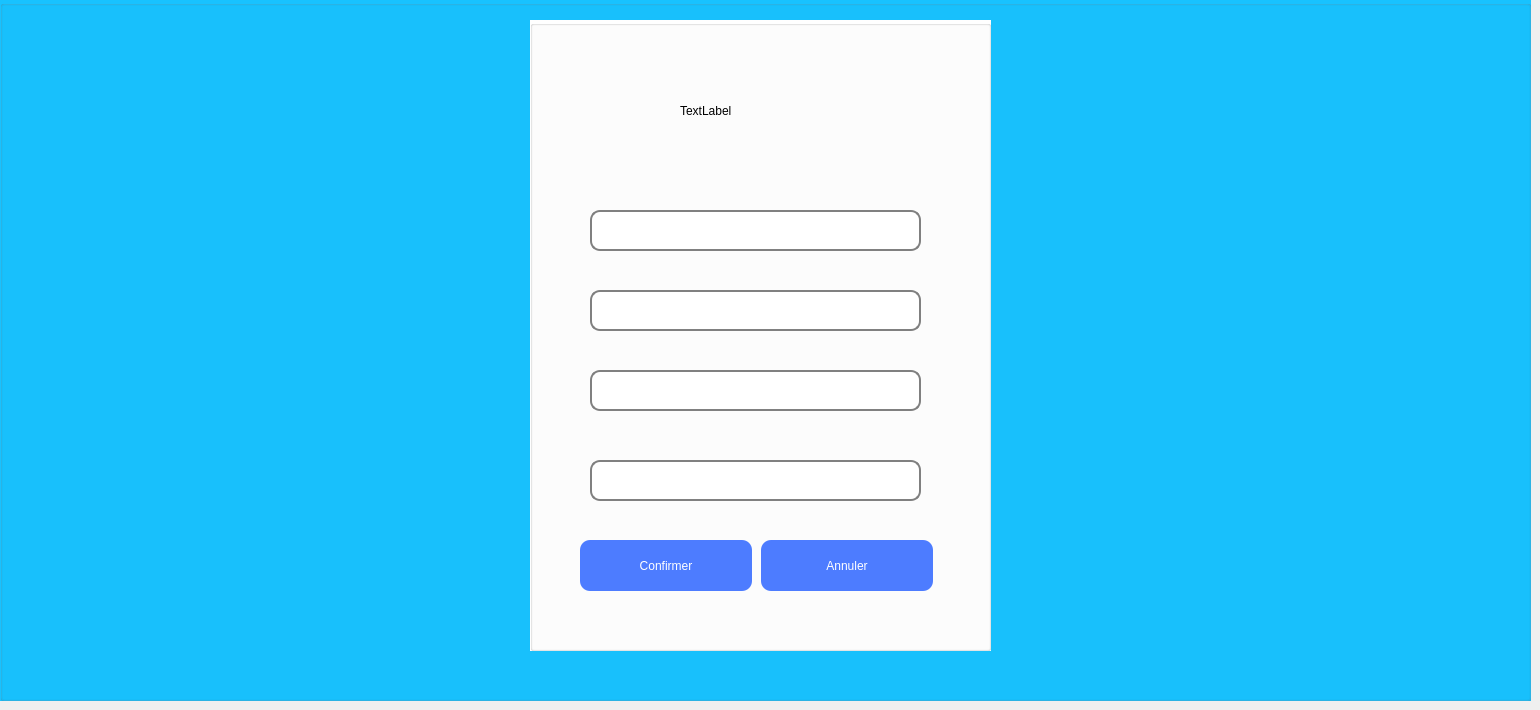
    <widget class="QWidget" name="page">
     <widget class="QGroupBox" name="groupBox_46">
      <property name="geometry">
       <rect>
        <x>0</x>
        <y>0</y>
        <width>1531</width>
        <height>701</height>
       </rect>
      </property>
      <property name="styleSheet">
       <string notr="true">QGroupBox
{
	background-color: rgba(24, 194, 255);
}</string>
      </property>
      <property name="title">
       <string/>
      </property>
      <widget class="QGroupBox" name="groupBox_57">
       <property name="geometry">
        <rect>
         <x>530</x>
         <y>20</y>
         <width>461</width>
         <height>631</height>
        </rect>
       </property>
       <property name="styleSheet">
        <string notr="true">QGroupBox{
background-color: rgb(255, 255, 255);
}
QLineEdit {
    border: 2px solid gray;
    border-radius: 10px;
    padding: 0 8px;
    background: white;
    selection-background-color: darkgray;
}
</string>
       </property>
       <property name="title">
        <string/>
       </property>
       <widget class="QLineEdit" name="old_password">
        <property name="geometry">
         <rect>
          <x>60</x>
          <y>270</y>
          <width>331</width>
          <height>41</height>
         </rect>
        </property>
        <property name="styleSheet">
         <string notr="true"/>
        </property>
        <property name="text">
         <string/>
        </property>
        <property name="echoMode">
         <enum>QLineEdit::Password</enum>
        </property>
       </widget>
       <widget class="QLineEdit" name="new_password">
        <property name="geometry">
         <rect>
          <x>60</x>
          <y>350</y>
          <width>331</width>
          <height>41</height>
         </rect>
        </property>
        <property name="text">
         <string/>
        </property>
        <property name="echoMode">
         <enum>QLineEdit::Password</enum>
        </property>
       </widget>
       <widget class="QPushButton" name="confirm_password">
        <property name="geometry">
         <rect>
          <x>50</x>
          <y>520</y>
          <width>172</width>
          <height>51</height>
         </rect>
        </property>
        <property name="styleSheet">
         <string notr="true">QPushButton {
    color: rgb(255, 255, 255);
  background-color: #4d7cff;
    border-style: outset;
    border-width: 0px;
    border-radius: 10px;
    border-color: beige;
    min-width: 10em;
    padding: 6px;
}
QPushButton:hover {
	color: rgb(255, 255, 255);
    background-color: rgb(70, 70, 70);
    border-style: inset;
}
QPushButton:pressed {
    background-color: rgb(43, 163, 255);
    border-style: inset;
}</string>
        </property>
        <property name="text">
         <string>Confirmer</string>
        </property>
       </widget>
       <widget class="QLineEdit" name="new_password_2">
        <property name="geometry">
         <rect>
          <x>60</x>
          <y>440</y>
          <width>331</width>
          <height>41</height>
         </rect>
        </property>
        <property name="text">
         <string/>
        </property>
        <property name="echoMode">
         <enum>QLineEdit::Password</enum>
        </property>
       </widget>
       <widget class="QLineEdit" name="confirm_email">
        <property name="geometry">
         <rect>
          <x>60</x>
          <y>190</y>
          <width>331</width>
          <height>41</height>
         </rect>
        </property>
        <property name="styleSheet">
         <string notr="true"/>
        </property>
        <property name="text">
         <string/>
        </property>
       </widget>
       <widget class="QPushButton" name="annuler_pass">
        <property name="geometry">
         <rect>
          <x>231</x>
          <y>520</y>
          <width>172</width>
          <height>51</height>
         </rect>
        </property>
        <property name="styleSheet">
         <string notr="true">QPushButton {
    color: rgb(255, 255, 255);
  background-color: #4d7cff;
    border-style: outset;
    border-width: 0px;
    border-radius: 10px;
    border-color: beige;
    min-width: 10em;
    padding: 6px;
}
QPushButton:hover {
	color: rgb(255, 255, 255);
    background-color: rgb(70, 70, 70);
    border-style: inset;
}
QPushButton:pressed {
    background-color: rgb(43, 163, 255);
    border-style: inset;
}</string>
        </property>
        <property name="text">
         <string>Annuler</string>
        </property>
       </widget>
       <widget class="QLabel" name="logo_pic_2">
        <property name="geometry">
         <rect>
          <x>150</x>
          <y>20</y>
          <width>141</width>
          <height>141</height>
         </rect>
        </property>
        <property name="text">
         <string>TextLabel</string>
        </property>
       </widget>
      </widget>
     </widget>
    </widget>
